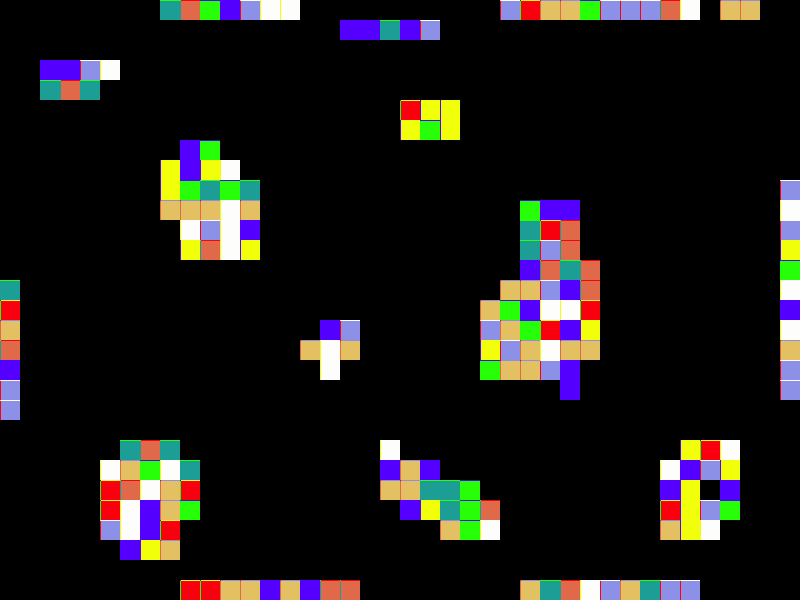

A 2D game scene composited from a Tiled map and its tileset images. What follows is a short description and the map's XML, with each tile layer's data collapsed to a summary:
An orthogonal 40x30 tile map with 20x20 px tiles, 1 tile layer (col).

<map version="1.0" orientation="orthogonal" width="40" height="30" tilewidth="20" tileheight="20">
 <tileset firstgid="1" name="tiles" tilewidth="20" tileheight="20">
  <image source="tiles.png" width="60" height="60" />
 </tileset>
 <layer name="col" width="40" height="30">
  <data>[1200 cells, 204 non-empty, 9 distinct tile ids]</data>
 </layer>
</map>
